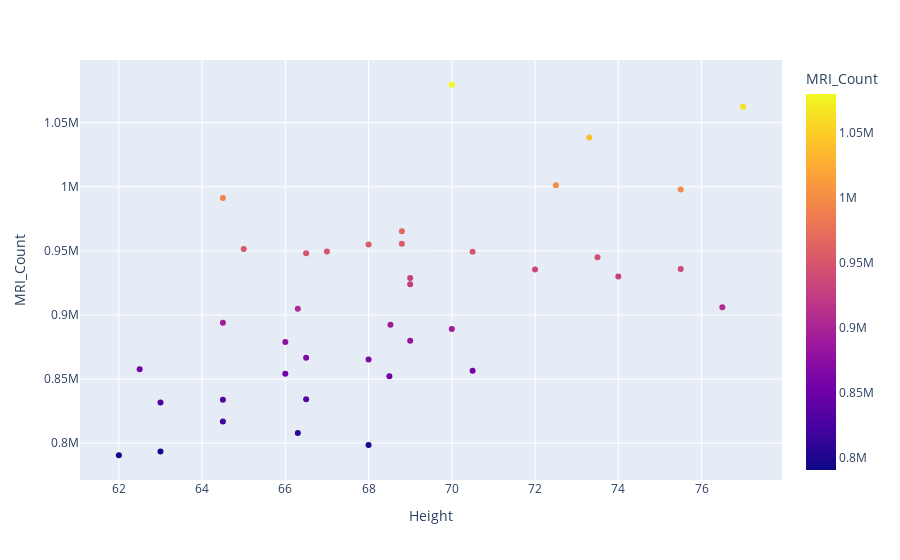

The notebook cell this image was saved under:
### Markdown cell above
# Height vs MRI_Count

### Code cell
# plot scatter plot using plotly
px.scatter(df,x="Height",y="MRI_Count",color="MRI_Count")

### Figure 1 — Plotly figure (JSON) as saved in the notebook; plotly's stock layout.template omitted (floating-point values rounded to 4 significant figures)
{"data": [{"hovertemplate": "Height=%{x}<br>MRI_Count=%{marker.color}<extra></extra>", "legendgroup": "", "marker": {"color": [816932, 1001121, 1038437, 965353, 951545, 928799, 991305, 854258, 904858, 955466, 833868, 1079549, 924059, 856472, 878897, 865363, 852244, 945088, 808020, 889083, 892420, 905940, 790619, 955003, 831772, 935494, 798612, 1062462, 793549, 866662, 857782, 949589, 997925, 879987, 834344, 948066, 949395, 893983, 930016, 935863], "coloraxis": "coloraxis", "symbol": "circle"}, "mode": "markers", "name": "", "orientation": "v", "showlegend": false, "type": "scatter", "x": [64.5, 72.5, 73.3, 68.8, 65, 69, 64.5, 66, 66.3, 68.8, 64.5, 70, 69, 70.5, 66, 68, 68.5, 73.5, 66.3, 70, 68.53, 76.5, 62, 68, 63, 72, 68, 77, 63, 66.5, 62.5, 67, 75.5, 69, 66.5, 66.5, 70.5, 64.5, 74, 75.5], "xaxis": "x", "y": [816932, 1001121, 1038437, 965353, 951545, 928799, 991305, 854258, 904858, 955466, 833868, 1079549, 924059, 856472, 878897, 865363, 852244, 945088, 808020, 889083, 892420, 905940, 790619, 955003, 831772, 935494, 798612, 1062462, 793549, 866662, 857782, 949589, 997925, 879987, 834344, 948066, 949395, 893983, 930016, 935863], "yaxis": "y"}], "layout": {"coloraxis": {"colorbar": {"title": {"text": "MRI_Count"}}, "colorscale": [[0, "#0d0887"], [0.1111, "#46039f"], [0.2222, "#7201a8"], [0.3333, "#9c179e"], [0.4444, "#bd3786"], [0.5556, "#d8576b"], [0.6667, "#ed7953"], [0.7778, "#fb9f3a"], [0.8889, "#fdca26"], [1, "#f0f921"]]}, "legend": {"tracegroupgap": 0}, "margin": {"t": 60}, "xaxis": {"anchor": "y", "domain": [0, 1], "title": {"text": "Height"}}, "yaxis": {"anchor": "x", "domain": [0, 1], "title": {"text": "MRI_Count"}}}}
